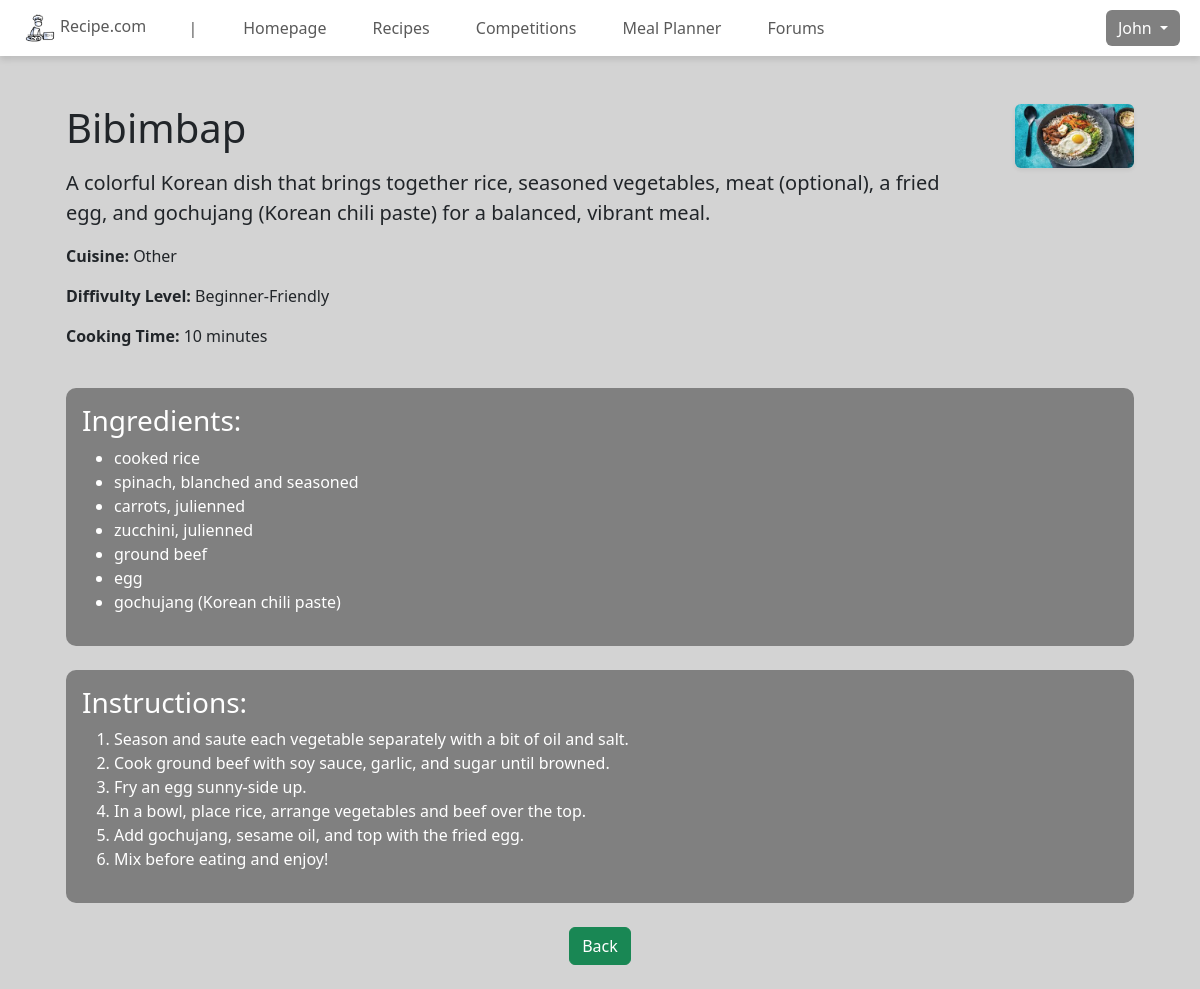
Screenshot of /view/view_own_recipe?recipe_id=7 (signed in) with the database file from the repository.
### tables this page shows
CREATE TABLE `recipe` (
  `recipe_id` int(10) NOT NULL,
  `user_id` int(10) NOT NULL,
  `title` text NOT NULL,
  `description` text NOT NULL,
  `images` text NOT NULL,
  `cuisine` varchar(10) NOT NULL,
  `difficulty` int(1) NOT NULL,
  `cooking_time` int(3) NOT NULL,
  `created_time` datetime NOT NULL
);

### controller/recipe_controller.php (called while the page is built, shortened)
<?php
require_once '../model/recipe_model.php';
class RecipeController {
    private $recipeModel;
    public function __construct($db) {
        $this->recipeModel = new Recipe($db);
    }
    public function getOwnRecipeInfo($recipe_id, $user_id) {
        return $this->recipeModel->getOwnRecipeInfo($recipe_id, $user_id);
    }
}
?>

### model/recipe_model.php (called while the page is built, shortened)
<?php
class Recipe {
    private $conn;
    public function __construct($db) {
        $this->conn = $db;
    }
    public function getOwnRecipeInfo($recipe_id, $user_id) {
        $sql = "SELECT * FROM recipe WHERE recipe_id = ?";
        $stmt = $this->conn->prepare($sql);
        $stmt->bind_param("i", $recipe_id);
        $stmt->execute();
        $result = $stmt->get_result();
        $recipe = $result->fetch_assoc();
        $stmt_ingredients = $this->conn->prepare("SELECT * FROM ingredients WHERE recipe_id = ?");
        $stmt_ingredients->bind_param("i", $recipe_id);
        $stmt_ingredients->execute();
        $ingredients_result = $stmt_ingredients->get_result();
        while ($row = $ingredients_result->fetch_assoc()) {
            $ingredients[] = $row['material'];
        }
        $stmt_steps = $this->conn->prepare("SELECT * FROM steps WHERE recipe_id = ? ORDER BY step_number ASC");
        $stmt_steps->bind_param("i", $recipe_id);
        $stmt_steps->execute();
        $steps_result = $stmt_steps->get_result();
        while ($row = $steps_result->fetch_assoc()) {
            $steps[] = $row['instruction'];
        }
        $recipe['ingredients'] = $ingredients;
        $recipe['steps'] = $steps;
        return $recipe;
    }
}
?>

### view/view_own_recipe.php (the view, shortened to what this page needs)
<?php
require '../config/db_connection.php';
include '../controller/recipe_controller.php';
$recipeController = new RecipeController($conn);
$recipe_id = intval($_GET['recipe_id']);
$user_id = $_SESSION['user_id'];
$recipe = $recipeController->getOwnRecipeInfo($recipe_id, $user_id);
?>
<!DOCTYPE html>
<html lang="en">
<head>
    <link rel="stylesheet" href="../assets/css/header.css">
    <link rel="stylesheet" href="../assets/css/styles.css">
    <link href="https://cdn.jsdelivr.net/npm/bootstrap@5.3.3/dist/css/bootstrap.min.css" rel="stylesheet">
</head>
<body>
    <?php include '../includes/header.php'; ?>
    <div class="container mt-4">
        <div class="p-4">
            <div class="d-flex align-items-start justify-content-between gap-4">
                <div>
                    <h1 class="mb-3"><?php echo htmlspecialchars($recipe['title']); ?></h1>
                    <p class="lead">
                        <?php echo nl2br(htmlspecialchars($recipe['description'])); ?>
                    </p>
                    <p><strong>Cuisine:</strong> <?php echo htmlspecialchars($recipe['cuisine']); ?></p>
                    <p><strong>Diffivulty Level:</strong>
                    <?php
                    $difficulty_labels = [
                    1 => "Beginner-Friendly",
                    2 => "Easy ",
                    3 => "Moderate ",
                    4 => "Challenging",
                    5 => "Expert-Level"
                    ];
                    $difficulty = htmlspecialchars($recipe['difficulty']);
                    echo isset($difficulty_labels[$difficulty]) ? $difficulty_labels[$difficulty] : "-";?></p>
                    <p><strong>Cooking Time:</strong>
                    <?php
                    $cookingTime = (int) $recipe['cooking_time'];
                    if ($cookingTime >= 60) {
                        $hours = floor($cookingTime / 60);
                        $minutes = $cookingTime % 60;
                        if ($minutes > 0) {
                            $formattedTime = "{$hours} hours {$minutes} minutes";
                        } else {
                            $formattedTime = "{$hours} hours";
                        }
                    } else {
                        $formattedTime = "{$cookingTime} minutes";
                    }
                    echo htmlspecialchars($formattedTime); ?></p>
                </div>
                <?php if (!empty($recipe['images'])): ?>
                    <div class="ms-3">
                        <img src="../uploads/recipes/<?php echo htmlspecialchars($recipe['images']); ?>"
                             alt="<?php echo htmlspecialchars($recipe['title']); ?>"
                             class="rounded shadow-sm img-fluid" style="width: 200px; height: auto; object-fit: cover;">
                    </div>
                <?php endif; ?>
            </div>
            <div class="p-3 mt-4" style="background-color: grey; color: white; border-radius: 10px;">
                <h3>Ingredients:</h3>
                <ul>
                    <?php foreach ($recipe['ingredients'] as $ingredient): ?>
                        <li><?php echo htmlspecialchars($ingredient); ?></li>
                    <?php endforeach; ?>
                </ul>
            </div>
            <div class="p-3 mt-4" style="background-color: grey; color: white; border-radius: 10px;">
                <h3>Instructions:</h3>
                <ol>
                    <?php foreach ($recipe['steps'] as $step): ?>
                        <li><?php echo htmlspecialchars($step); ?></li>
                    <?php endforeach; ?>
                </ol>
            </div>
            <div class="text-center mt-4" >
                <a href="profile.php" class="btn btn-success">Back</a>
            </div>
        </div>
    </div>
</body>
</html>

### assets/css/styles.css (style rules this page uses)
body { background-color: #d3d3d3 !important; }

### rows the page displays
recipe: title "Bibimbap", description "A colorful Korean dish that brings together rice, seasoned vegetables, meat (optional), a fried egg, and gochujang (Korean chili paste) for a balanced, vibrant meal.", cuisine "Other", difficulty "Beginner-Friendly", cooking_time "10 minutes", images (picture)

### other values shown
$_SESSION['username'] "John"
$ingredient "cooked rice"
$ingredient "spinach, blanched and seasoned"
$ingredient "carrots, julienned"
$ingredient "zucchini, julienned"
$ingredient "ground beef"
$ingredient "egg"
$ingredient "gochujang (Korean chili paste)"
$step "Season and saute each vegetable separately with a bit of oil and salt."
$step "Cook ground beef with soy sauce, garlic, and sugar until browned."
$step "Fry an egg sunny-side up."
$step "In a bowl, place rice, arrange vegetables and beef over the top."
$step "Add gochujang, sesame oil, and top with the fried egg."
$step "Mix before eating and enjoy!"
